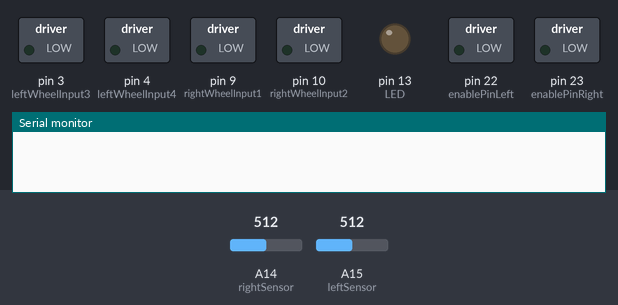
Bench run of a sketch on a simulated Arduino Mega 2560, built with avr-gcc and run on an emulated ATmega2560. On the bench: switched loads named in the sketch (green lamp = pin HIGH), output pins drawn as LEDs (lit = HIGH), the last lines printed to the serial monitor. Inputs (shaded band) come from the test bench; at power-on: A14 (rightSensor) = 512, A15 (leftSensor) = 512.

Above: at 0.01 s.
At 1.2 s:
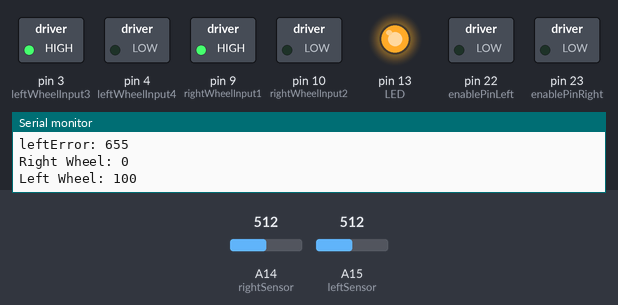
1.3 s: A14 (rightSensor) set to 848
2.8 s: A14 (rightSensor) set to 871
4.3 s: A15 (leftSensor) set to 848
7.3 s: A15 (leftSensor) set to 869
Timing chart, 0 to 10.3 s (numbered marks = the images above; inputs shaded):
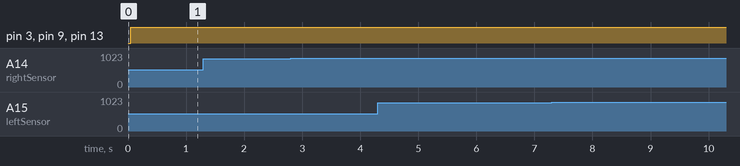

The sketch:

busstuff.ino.ino
```cpp
#define rightSensor 14 //outside one
#define leftSensor 15   //inside one

//helper function for speed (can assign turning)

//implement something that makes the car keep on turning until it sees the line

#define rightWheelInput1 9
#define rightWheelInput2 10

#define leftWheelInput3 3
#define leftWheelInput4 4

#define enablePinLeft 22 //22 and 23 are our EN1 and EN2
#define enablePinRight 23

#define LED 13


 int sensorRight = 0;    //right and left sensor readings
 int sensorLeft = 0;

 int rightSpeed = 0;     //right and left motor speeds
 int leftSpeed = 0;

 int rightError = 0;     //right and left motor error
 int leftError = 0;

 int rightBaseline = 0;  //right and left motor baseline
 int leftBaseline = 0;

 double KpRight = 0.3;   //right and left sensor proportional constant
 double KpLeft = 0.3;

 int leftTolerance = 50; //right and left sensor tolerance
 int rightTolerance = 50;


 int maxSpeed = 100;     //maxSpeed = 70, KpRight = 0.3, KpLeft = 0.5
                         //maxSpeed = 100; KpRight = 0.3, KpLeft = 0.3

 int delaytime = 100;    //time between control loop iterations

void setup() {
  Serial.begin(9600);

  pinMode(rightSensor, INPUT);
  pinMode(leftSensor, INPUT);

  pinMode(rightWheelInput1, OUTPUT);
  pinMode(rightWheelInput2, OUTPUT);

  pinMode(leftWheelInput3, OUTPUT);
  pinMode(leftWheelInput4, OUTPUT);

  pinMode(enablePinRight, OUTPUT);
  pinMode(enablePinLeft, OUTPUT);

  // sample and find average value for right and left sensors
  for(int i = 0; i < 200; i++){
     rightBaseline += analogRead(rightSensor);
     leftBaseline += analogRead(leftSensor);
  }

  rightBaseline /= 200;
  leftBaseline /= 200;

  pinMode(LED, OUTPUT);
}


/*void pedalToTheMetal(int side, int error){

  rightSpeed = map(error,0,rightBaseline,0, rightBaseline);
  leftSpeed = map(

  if(side == 0){ //right side

  }

  if(side == 1){ //left side

  }
}*/

void loop() {

/*
  Serial.print("RightBaseline: ");
  Serial.println(rightBaseline);
  Serial.print("LeftBaseline: ");
  Serial.println(leftBaseline);
  Serial.println();
 */

  rightSpeed = maxSpeed;
  leftSpeed = maxSpeed;

  sensorRight = analogRead(rightSensor);
  sensorLeft = analogRead(leftSensor);

  rightError = sensorRight - rightBaseline;
  leftError = sensorLeft - leftBaseline;


  if(rightError < 0){ //absolute value of error
    rightError *= -1;
  }
  if(leftError < 0){
    leftError *= -1;
  }

  //rightError *=(255/1023);
  //leftError *=(255/1023);


  if(rightError > rightTolerance){
    rightSpeed -= (KpRight*rightError);
    leftSpeed += (KpLeft*rightError);
  }
  else if(leftError > leftTolerance){
    rightSpeed += (KpRight*leftError);
    leftSpeed -= (KpLeft*leftError);
  }
  else{
    rightSpeed= maxSpeed;
    leftSpeed= maxSpeed;
  }

  //don't want it to be negative
  if (rightSpeed < 0){
    rightSpeed  = 0;
  }
  if (leftSpeed < 0){
    leftSpeed = 0;
  }

  //don't want it to exceed 255
  if (rightSpeed >maxSpeed){
    rightSpeed = maxSpeed;
  }
  if (leftSpeed >maxSpeed){
    leftSpeed = maxSpeed;
  }

/*  Serial.print("Right: ");
  Serial.println(sensorRight);
  Serial.print("Left: ");
  Serial.println(sensorLeft);
  Serial.println();

 */

  Serial.print("rightError: ");
  Serial.println(rightError);
  Serial.print("leftError: ");
  Serial.println(leftError);
  Serial.println();

  //this makes it go forward: having rightWheelInput1: HIGH, rightWheelInput2: LOW
  //this makes it go forward: having leftWheelInput3: HIGH, leftWheelInput4: LOW
  digitalWrite(rightWheelInput1, HIGH);
  digitalWrite(rightWheelInput2, LOW);

  digitalWrite(leftWheelInput3, HIGH);
  digitalWrite(leftWheelInput4, LOW);


  /*if(sensorRight > 700){

    rightSpeed = 50;

  }

  if(sensorLeft > 700){,
    leftSpeed = 50;
  }
*/
analogWrite(enablePinRight, rightSpeed);
Serial.print("Right Wheel: ");
Serial.println(rightSpeed);

analogWrite(enablePinLeft, leftSpeed);
Serial.print("Left Wheel: ");
Serial.println(leftSpeed);
Serial.println();
  digitalWrite(LED, HIGH);

  delay(delaytime);
}
```
